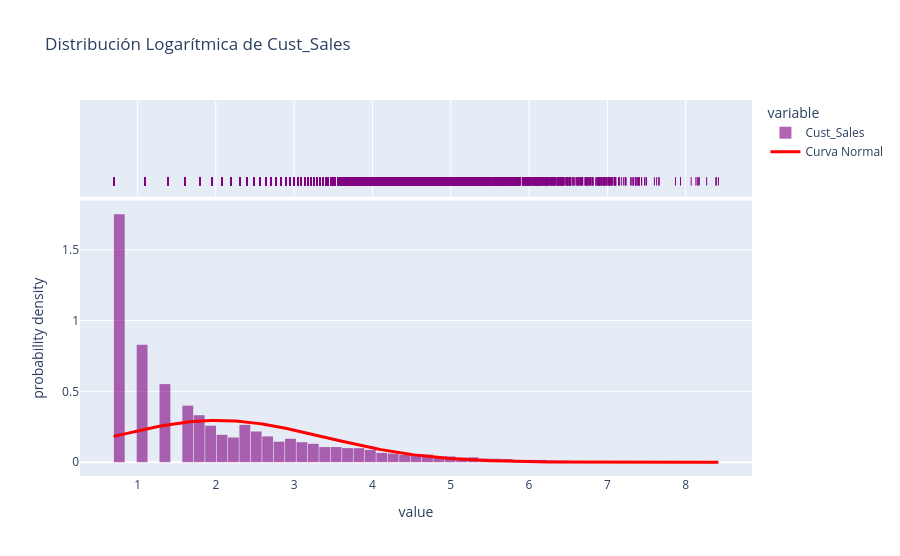

Notebook source saved alongside this figure:
### Markdown cell above
Debido a la alta asimetría de la variable, se aplicará una transformación logarítmica sobre los valores positivos con el objetivo de comprimir el rango de los datos y visualizar con mayor claridad la distribución de los movimientos comerciales.

### Code cell
golden_number = (1 + np.sqrt(5))/2
sample_log = np.log1p(df_cust_positive["Cust_Sales"])

fig = px.histogram( sample_log
               , width = 900, height=900/golden_number
               , marginal= 'rug'
               , nbins = 80
               , orientation="v"
               ,color_discrete_sequence =["purple"]
               ,title = "Distribución Logarítmica de Cust_Sales"
               , histnorm='probability density'
                )


fig.update_layout(bargap=0.05)


fig.update_traces(selector=dict(type='histogram'),overwrite=True, opacity=0.6
                  ,  xbins = dict(start = min(sample_log), end=max(sample_log), size =  np.ptp(np.histogram_bin_edges(sample_log, bins='auto')[0:2]))
                  , autobinx=False
                  
                  )

media, desviacion = np.mean(sample_log), np.std(sample_log)
x_curva = np.linspace(min(sample_log), max(sample_log), 200)
y_curva = stats.norm.pdf(x_curva, media, desviacion)

fig.add_trace(
    go.Scatter(
        x=x_curva, 
        y=y_curva, 
        mode='lines', 
        name='Curva Normal',
        line=dict(color='red', width=3)  # Color a juego con tu paleta púrpura
    )
)


fig.show()

### Figure 1 — Plotly figure (JSON) as saved in the notebook; plotly's stock layout.template omitted (floating-point values rounded to 4 significant figures; data arrays with more than 128 entries replaced by an {"elided": "..."} marker saying what was removed)
{"data": [{"autobinx": false, "bingroup": "x", "histnorm": "probability density", "hovertemplate": "variable=Cust_Sales<br>value=%{x}<br>probability density=%{y}<extra></extra>", "legendgroup": "Cust_Sales", "marker": {"color": "purple", "pattern": {"shape": ""}}, "name": "Cust_Sales", "nbinsx": 80, "opacity": 0.6, "orientation": "v", "showlegend": true, "type": "histogram", "x": {"elided": "20000 float values"}, "xaxis": "x", "xbins": {"end": 8.419, "size": 0.1458, "start": 0.6931}, "yaxis": "y"}, {"boxpoints": "all", "fillcolor": "rgba(255,255,255,0)", "hoveron": "points", "hovertemplate": "variable=Cust_Sales<br>value=%{x}<extra></extra>", "jitter": 0, "legendgroup": "Cust_Sales", "line": {"color": "rgba(255,255,255,0)"}, "marker": {"color": "purple", "symbol": "line-ns-open"}, "name": "Cust_Sales", "showlegend": false, "type": "box", "x": {"elided": "20000 float values"}, "xaxis": "x2", "yaxis": "y2"}, {"line": {"color": "red", "width": 3}, "mode": "lines", "name": "Curva Normal", "type": "scatter", "x": {"elided": "200 float values"}, "y": {"elided": "200 float values"}}], "layout": {"bargap": 0.05, "barmode": "relative", "height": 556.2, "legend": {"title": {"text": "variable"}, "tracegroupgap": 0}, "title": {"text": "Distribución Logarítmica de Cust_Sales"}, "width": 900, "xaxis": {"anchor": "y", "domain": [0, 1], "title": {"text": "value"}}, "xaxis2": {"anchor": "y2", "domain": [0, 1], "matches": "x", "showgrid": true, "showticklabels": false}, "yaxis": {"anchor": "x", "domain": [0, 0.7326], "title": {"text": "probability density"}}, "yaxis2": {"anchor": "x2", "domain": [0.7426, 1], "matches": "y2", "showgrid": false, "showline": false, "showticklabels": false, "ticks": ""}}}
